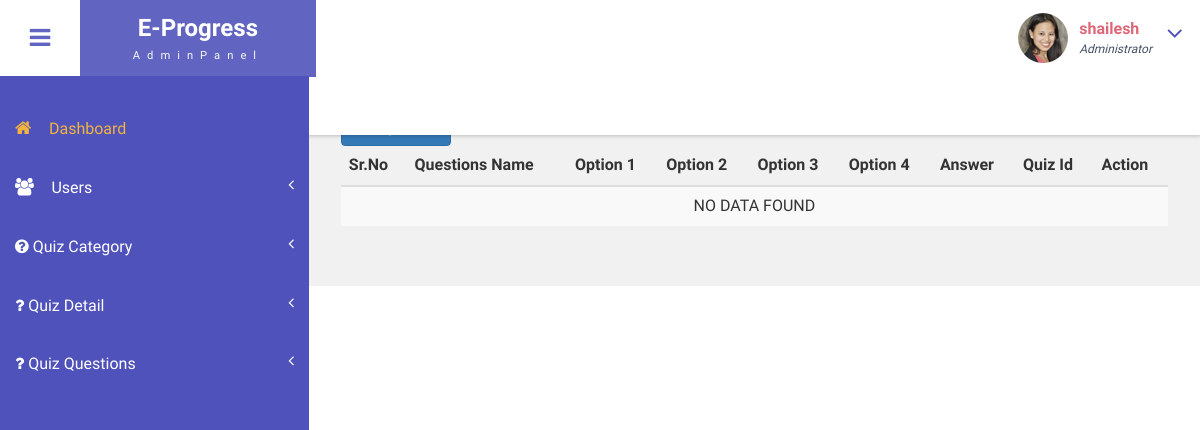
Before: /viewquestion (signed in) with the older database file.
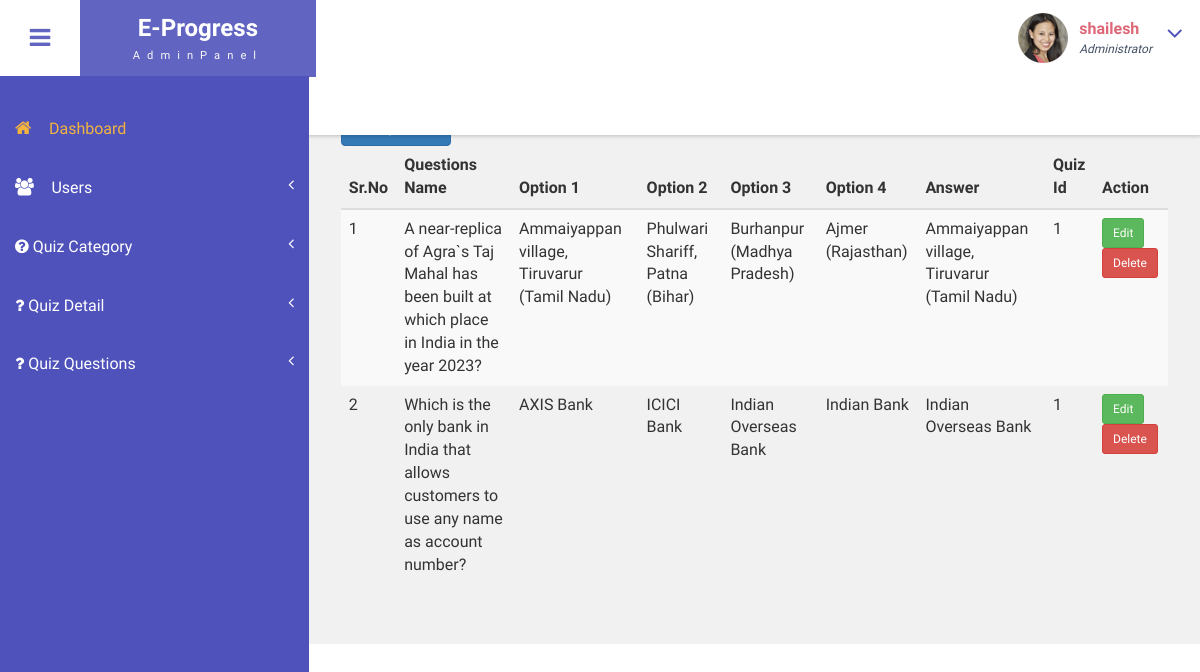
After: the same page with the newer database file.
### tables this page shows
CREATE TABLE `questions` (
  `id` int(11) NOT NULL,
  `questions_name` varchar(255) NOT NULL,
  `option_1` varchar(255) NOT NULL,
  `option_2` varchar(255) NOT NULL,
  `option_3` varchar(255) NOT NULL,
  `option_4` varchar(255) NOT NULL,
  `answer` varchar(255) NOT NULL,
  `quiz_id` varchar(10) NOT NULL,
  `create_at` timestamp NOT NULL DEFAULT current_timestamp(),
  `update_at` timestamp NOT NULL DEFAULT current_timestamp()
);

### index.php (called while the page is built)
<?php
require_once("Controller/Controller.php");
?>

### Model/Model.php (called while the page is built, shortened)
<?php
class Model
{
    function __construct(protected $connection = null)
    {
        try {
            $this->connection = new mysqli("localhost", "root", "", "project_oes");
        } catch (\Exception $e) {
            $ErrorMsg = PHP_EOL . "Error Date Time >>> " . date('d-m-Y h:i:s A') . PHP_EOL . "Error Msg >>> " . $e->getMessage() . PHP_EOL;
            if (!file_exists('log')) {
                mkdir("log");
            }
            $FileName = date('d_m_Y');
            file_put_contents("log/" . $FileName . "_log.txt", $ErrorMsg, FILE_APPEND);
        }
    }
    function Select($tbl, $where = null)
    {
        $SQL = " SELECT * FROM $tbl";
        $SQLEx = $this->connection->query($SQL);
        if ($SQLEx->num_rows > 0) {
            while ($data = $SQLEx->fetch_object()) {
                $FetchData[] = $data;
            }
            $Responce['Code'] = "1";
            $Responce['Msg'] = "Msg";
            $Responce['Data'] = $FetchData;
        } else {
            $Responce['Code'] = "0";
            $Responce['Msg'] = "Try Again";
            $Responce['Data'] = "0";
        }
        return $Responce;
    }
}
?>

### View/Admin/quiz/questionspage/viewquestion.php (the view, shortened to what this page needs)
<div id="page-wrapper">
    <div class="main-page">
        <a href="addquestion" class="btn btn-primary">Add Question</a>
        <table class="table table-striped table-dark">
            <thead>
                <tr>
                    <th>Sr.No</th>
                    <th>Questions Name</th>
                    <th>Option 1</th>
                    <th>Option 2</th>
                    <th>Option 3</th>
                    <th>Option 4</th>
                    <th>Answer </th>
                    <th>Quiz Id </th>
                    <th>Action </th>
                </tr>
            </thead>
            <tbody>
                <?php
                if (!empty($ViewQuestionRes['Data'])) {
                    $i = 0;
                    foreach ($ViewQuestionRes['Data'] as $key => $value) {
                        $i++; ?>
                        <tr>
                            <td><?php echo $i; ?></td>
                            <td><?php echo $value->questions_name; ?></td>
                            <td><?php echo $value->option_1; ?></td>
                            <td><?php echo $value->option_2; ?></td>
                            <td><?php echo $value->option_3; ?></td>
                            <td><?php echo $value->option_4; ?></td>
                            <td><?php echo $value->answer; ?></td>
                            <td><?php echo $value->quiz_id; ?></td>
                            <td>
                                <a href="questionedit?id=<?php echo $value->id; ?>" class="btn btn-success btn-sm">Edit</a>&nbsp;
                                <a href="questiondelete?id=<?php echo $value->id; ?>" class="btn btn-danger btn-sm" onclick="return checkDelete()">Delete</a>
                            </td>
                        </tr>
                    <?php }
                } else { ?>
                    <tr>
                        <td colspan="9" class="text-center">NO DATA FOUND </td>
                    </tr>
                <?php  }
                ?>
            </tbody>
        </table>
    </div>
</div>

### Controller/Controller.php (shortened to what this page needs)
<?php
require("Model/Model.php");
class Controller extends Model
{
    function __construct()
    {
        if ($_SERVER['HTTP_HOST'] == "localhost") {
            $this->URL = "http://localhost/oes_project/Public/";
        } else {
            $this->URL = "https://" . $_SERVER['HTTP_HOST'] . "/Public/";
        }
        if (isset($_SERVER['PATH_INFO'])) {
            switch ($_SERVER['PATH_INFO']) {
                case '/viewquestion':
                    $ViewQuestionRes = $this->Select("questions");
                    include_once("View/Admin/header_admin.php");
                    include_once("View/Admin/quiz/questionspage/viewquestion.php");
                    include_once("View/Admin/header_admin.php");
                    break;
            }
        } else {
            echo " <script>
            window.location.href ='home'
            </script>";
        }
    }
}
$Contoller = new Controller;
?>

### View/Admin/header_admin.php (shortened to what this page needs)
<!DOCTYPE HTML>
<html>
<head>
    <link href="<?php echo $this->URL; ?>Admin/css/bootstrap.css" rel='stylesheet' type='text/css' />
    <link href="<?php echo $this->URL; ?>Admin/css/style.css" rel='stylesheet' type='text/css' />
    <link href="<?php echo $this->URL; ?>Admin/css/font-awesome.css" rel="stylesheet">
    <link href="<?php echo $this->URL; ?>Admin/css/animate.css" rel="stylesheet" type="text/css" media="all">
    <link rel="stylesheet" href="<?php echo $this->URL; ?>Admin/css/clndr.css" type="text/css" />
    <link href="<?php echo $this->URL; ?>Admin/css/custom.css" rel="stylesheet">
</head>
<body class="cbp-spmenu-push">
    <div class="main-content">
        <div class=" sidebar" role="navigation">
            <div class="navbar-collapse">
                <nav class="cbp-spmenu cbp-spmenu-vertical cbp-spmenu-left" id="cbp-spmenu-s1">
                    <ul class="nav" id="side-menu">
                        <li>
                            <a href="admindashboard" class="active"><i class="fa fa-home nav_icon"></i>Dashboard</a>
                        </li>
                        <li>
                            <a href="javascript:history.go(-1)"><i class="fa fa-users nav_icon"></i>Users <span class="fa arrow"></span></a>
                        </li>
                        <li>
                            <a href="javascript:history.back()"><i class="fa fa-question-circle" aria-hidden="true"></i> Quiz Category <span class="fa arrow"></span></a>
                        </li>
                        <li>
                            <a href="javascript:history.back()"><i class="fa fa-question" aria-hidden="true"></i> Quiz Detail <span class="fa arrow"></span></a>
                        </li>
                        <li>
                            <a href="javascript:history.back()"><i class="fa fa-question" aria-hidden="true"></i> Quiz Questions <span class="fa arrow"></span></a>
                        </li>
                    </ul>
                </nav>
            </div>
        </div>
        <div class="sticky-header header-section ">
            <div class="header-left">
                <button id="showLeftPush"><i class="fa fa-bars"></i></button>
                <div class="logo">
                    <a href="admindashboard">
                        <h1>E-Progress</h1>
                        <span>AdminPanel</span>
                    </a>
                </div>
                <div class="search-box">
                    <form class="input">
                        <label class="input__label" for="input-31">
                        </label>
                    </form>
                </div>
            </div>
            <div class="header-right">
                <div class="profile_details">
                    <ul>
                        <li class="dropdown profile_details_drop">
                            <a href="#" class="dropdown-toggle" data-toggle="dropdown" aria-expanded="false">
                                <div class="profile_img">
                                    <span class="prfil-img"><img src="images/a.png" alt=""> </span>
                                    <div class="user-name">
                                        <p><?php echo $_SESSION['Userdata'][0]->name; ?></p>
                                        <span>Administrator</span>
                                    </div>
                                    <i class="fa fa-angle-down lnr"></i>
                                    <div class="clearfix"></div>
                                </div>
                            </a>
                        </li>
                    </ul>
                </div>
                <div class="clearfix"> </div>
            </div>
            <div class="clearfix"> </div>
        </div>

### Public/Admin/css/style.css (style rules this page uses)
h4, h5, h6, h1, h2, h3 { margin: 0; }
ul, ol { margin: 0; }
p { margin: 0; }
html, body { font-family: 'Roboto Condensed', sans-serif; font-size: 100%; overflow-x: hidden; background: #fff; }
body a { transition: 0.5s all ease; -webkit-transition: 0.5s all ease; -moz-transition: 0.5s all ease; -o-transition: 0.5s all ease; -ms-transition: 0.5s all ease; text-decoration:none; }
h1,h2,h3,h4,h5,h6 { margin:0; }
p { margin:0; }
ul,label { margin:0; padding:0; }
.main-content { position: relative; }
.sticky-header { position: fixed; top: 0; left:0px; width: 100%; z-index: 100; }
.header-section { background:#FFF; box-shadow: 1px 1px 4px rgba(0, 0, 0, 0.21); -webkit-box-shadow: 1px 1px 4px rgba(0, 0, 0, 0.21); -moz-box-shadow: 1px 1px 4px rgba(0, 0, 0, 0.21); -o-box-shadow: 1px 1px 4px rgba(0, 0, 0, 0.21); }
.header-section::after { clear: both; display: block; content: ''; }
.header-left { float: left; width: 45%; }
.header-right { float: right; }
button#showLeftPush { font-size: 1.5em; width: 80px; padding: 0.87em 0; text-align: center; cursor: pointer; float: left; color: #6F6F6F; -moz-transition: all 0.2s ease-out 0s; -webkit-transition: all 0.2s ease-out 0s; transition: all 0.2s ease-out 0s; border: none; background-color: #fff; outline:none; }
.cbp-spmenu { position: fixed; }
.cbp-spmenu-vertical { width: 309px; height: 100%; top: 76px; z-index: 1000; background-color:#4F52BA; padding: 2em 0; }
.cbp-spmenu-left { left: 0; }
.cbp-spmenu-push { overflow-x: hidden; position: relative; }
.cbp-spmenu, .cbp-spmenu-push { -webkit-transition: all 0.3s ease; -moz-transition: all 0.3s ease; transition: all 0.3s ease; }
.cbp-spmenu-push div#page-wrapper { margin: 0 0 0 19.3em; transition:.5s all; -webkit-transition:.5s all; -moz-transition:.5s all; }
.sidebar ul li { margin-bottom: 1em; }
.sidebar ul li a { color: #FFFFFF; font-size: 1em; }
.sidebar .arrow { float: right; }
i.nav_icon { margin-right: 1em; font-size: 1.1em; }
.fa { display: inline-block; font-family: FontAwesome; font-style: normal; font-weight: normal; line-height: 1; -webkit-font-smoothing: antialiased; -moz-osx-font-smoothing: grayscale; }
.logo { background: #6164C1; text-align: center; float: left; }
.logo a { padding: 0.9em 3.3em .7em; display: block; text-decoration: none; }
.logo a h1 { color: #fff; font-size: 1.5em; line-height: 1.2em; font-weight: 700; }
.logo a span { color: #F8F8F8; font-size: .7em; text-align: center; letter-spacing: 7px; }
.search-box { float: left; width: 34%; margin: 1.2em 0 0 3em; position: relative; z-index: 1; display: inline-block; }
.input__label { -webkit-font-smoothing: antialiased; -moz-osx-font-smoothing: grayscale; -webkit-touch-callout: none; -webkit-user-select: none; -khtml-user-select: none; -moz-user-select: none; -ms-user-select: none; user-select: none; position: absolute; width: 100%; height: 100%; }
.sidebar .nav-second-level li a.active ,.sidebar ul li a.active { color: #F2B33F; }
.profile_details { float: right; }
.profile_details_drop a.dropdown-toggle { display:block; padding: 0.8em 3em 0 2em; }
.profile_img span.prfil-img { float:left; }
.user-name { float:left; margin-top:8px; margin-left:11px; height:35px; }
.profile_details ul li { list-style-type:none; position:relative; }
.profile_details li a i.fa.lnr { position: absolute; top: 34%; right: 8%; color: #4F52BA; font-size: 1.6em; }
.user-name p { font-size:1em; color:#DD6777; line-height:1em; font-weight:700; }
.user-name span { font-size: .75em; font-style: italic; color: #424f63; font-weight: normal; margin-top: .3em; }
.table > thead > tr > th, .table > tbody > tr > th, .table > tfoot > tr > th, .table > thead > tr > td, .table > tbody > tr > td, .table > tfoot > tr > td { border-top: none; }

### Public/Admin/css/custom.css (style rules this page uses)
#page-wrapper { padding:7em 2em 2.5em; background-color: #F1F1F1; }
.sidebar .arrow { float: right; }
.sidebar .fa.arrow:before { content: "\f104"; }

Changed rows visible on the page:
added questions: questions_name "A near-replica of Agra`s Taj Mahal has been built at which place in India in the year 2023?", option_1 "Ammaiyappan village, Tiruvarur (Tamil Nadu)", option_2 "Phulwari Shariff, Patna (Bihar)", option_3 "Burhanpur (Madhya Pradesh)", option_4 "Ajmer (Rajasthan)", answer "Ammaiyappan village, Tiruvarur (Tamil Nadu)", quiz "1"
added questions: questions_name "Which is the only bank in India that allows customers to use any name as account number?", option_1 "AXIS Bank", option_2 "ICICI Bank", option_3 "Indian Overseas Bank", option_4 "Indian Bank", answer "Indian Overseas Bank", quiz "1"
Other visible differences:
text no longer shown: "NO DATA FOUND"
